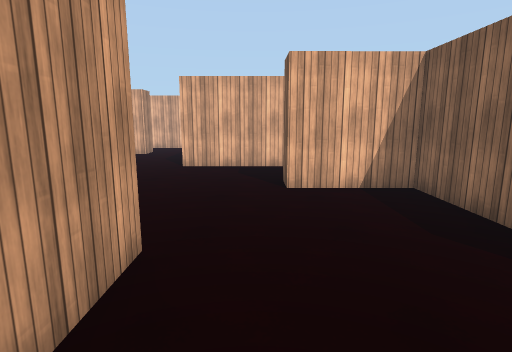
View 1 (above)

23 first-person views from a walk through a 3-D level made in the Unity game engine. The camera is 1.5 m above the floor, tilts 10° down and sees 80° across. The floor is counted in squares, 1 m on a side. Each view is taken from the middle of a square. On the plan, view 1 faces up. The plan holds only what a view shows up to about 15 squares ahead; the rest is blank. The player is left out. Surface patterns are stand-ins for the level's own textures.

View 2
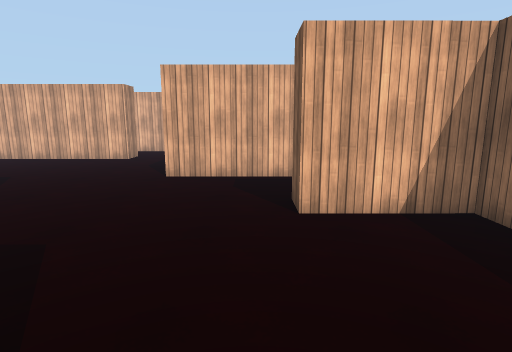

View 3
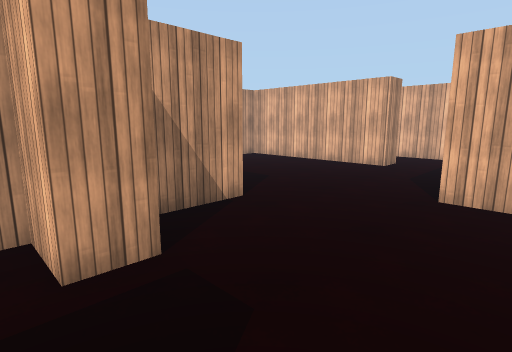

View 4
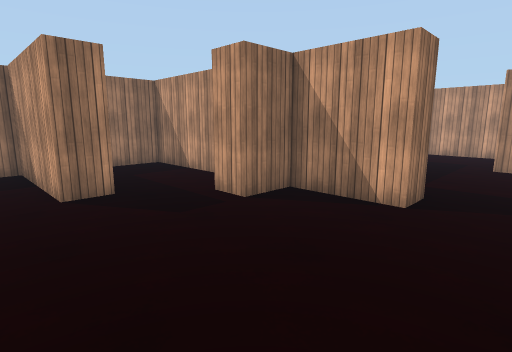

View 5
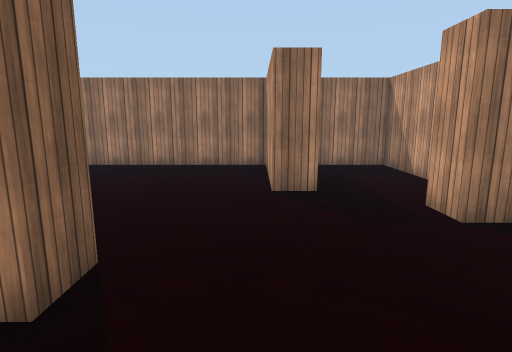

View 6
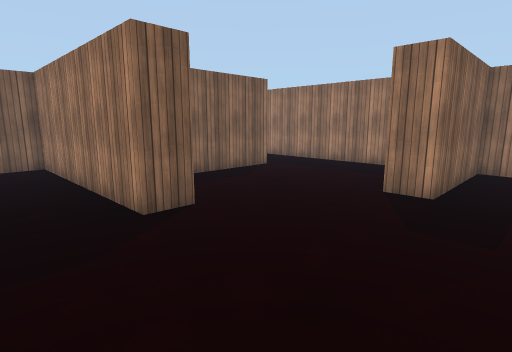

View 7
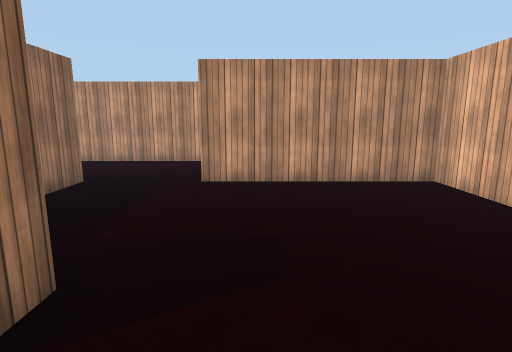

View 8
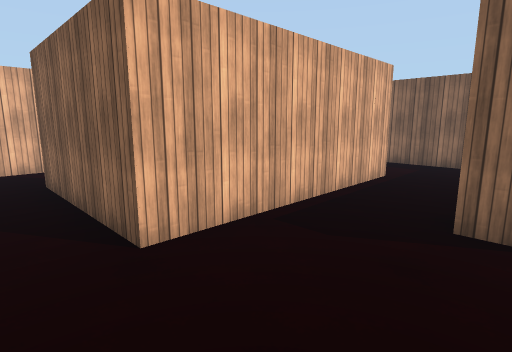

View 9
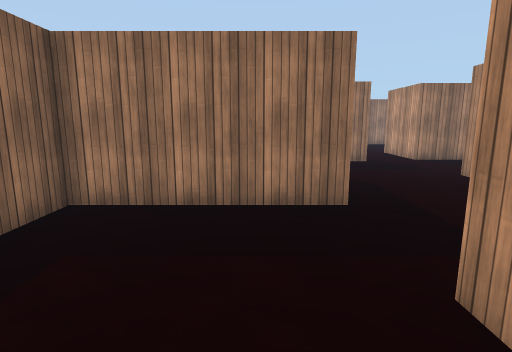

View 10
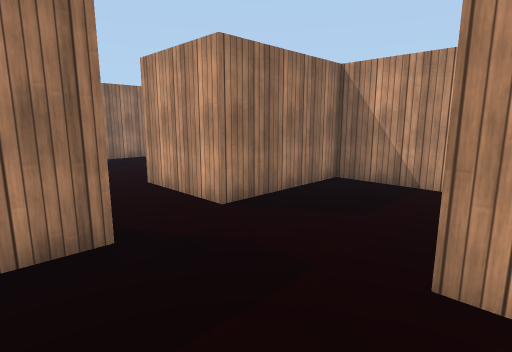

View 11
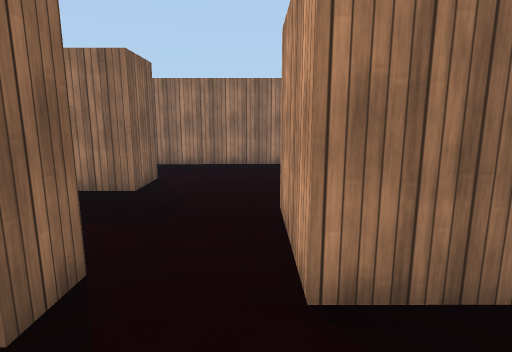

View 12
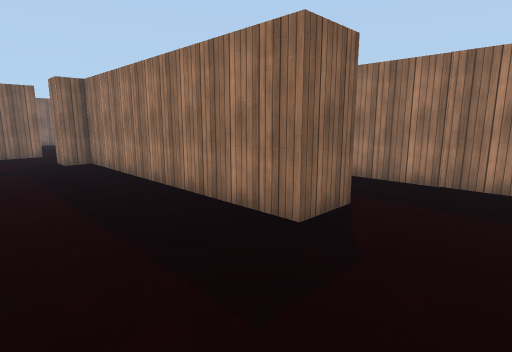

View 13
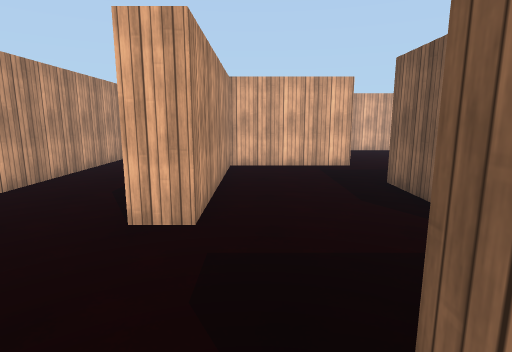

View 14
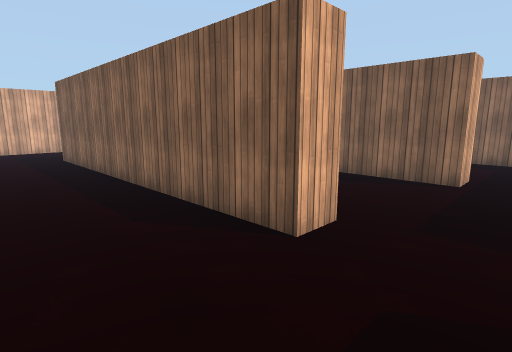

View 15
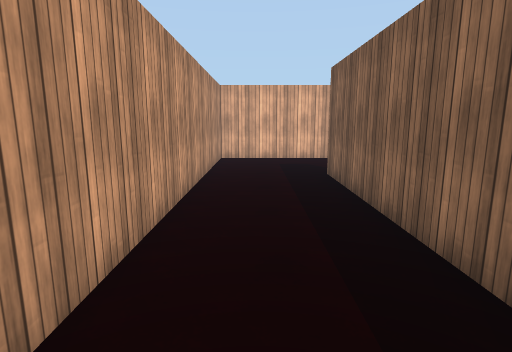

View 16
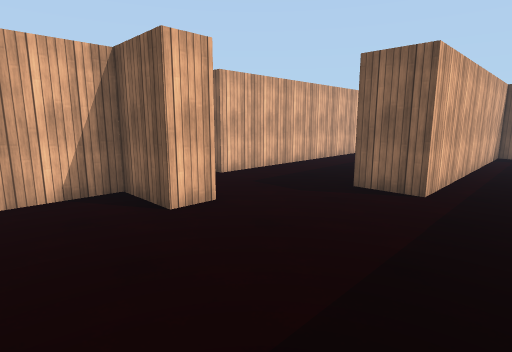

View 17
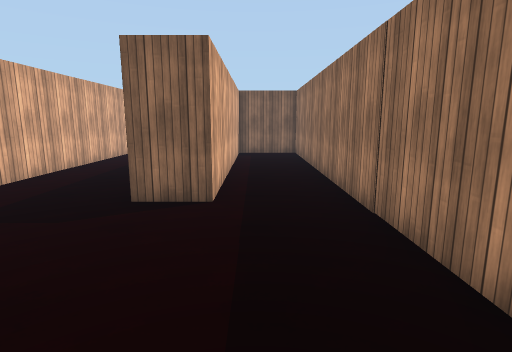

View 18
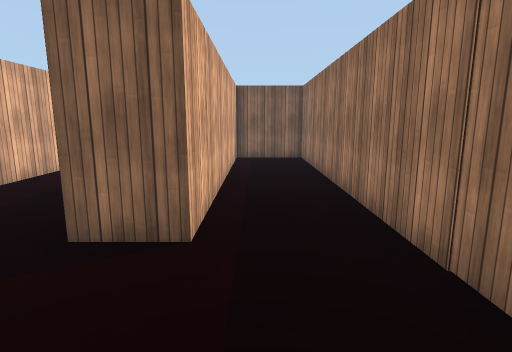

View 19
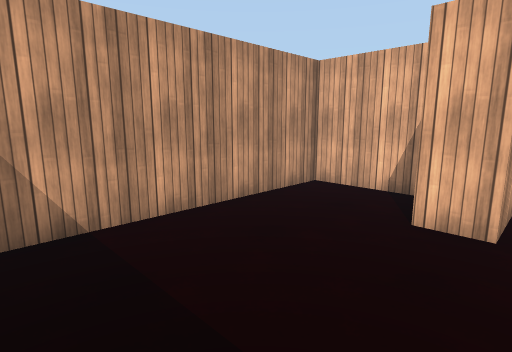

View 20
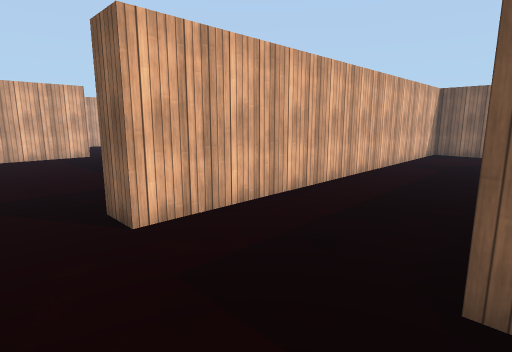

View 21
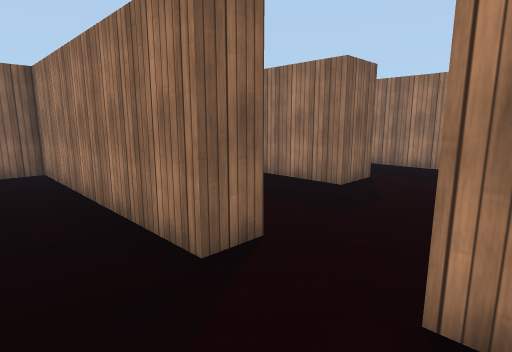

View 22
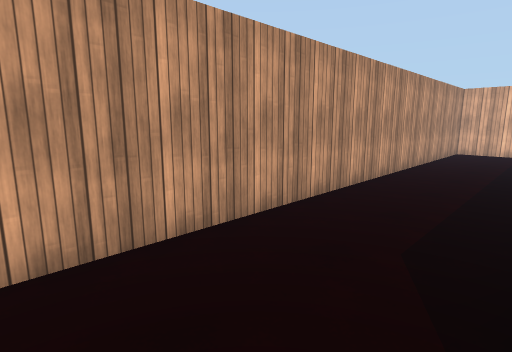

View 23
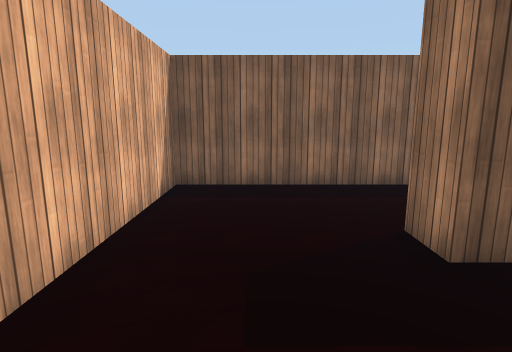

### Floor plan
Points are (right, up) in squares from view 1. A wall is a line through its corners. A room is listed if a view was taken in it or the views show most of it. See-through windows are left out.
Room 1 (views 1, 2, 3, 4, 5, 6, 7, 8, 9, 10, 11, 12, 13)
walls: (-6.6, 8.2) (-5.6, 8.2) (-5.6, 5.6) (-4.1, 5.6) (-4.1, 4.6) (-5.6, 4.6); (-5.6, 2.8) (-5.6, -0.8) (-2.4, -0.8) (-2.4, 3.4) (-1.3, 3.4) (-1.3, -0.8) (6.1, -0.8); (-5.3, 15.6) (-5.3, 14.6) (-11.7, 14.6) (-11.7, 8.6) (-15.9, 8.6) (-15.9, 2.3); (-10.6, 1.6) (-11.7, 1.6) (-11.7, 5.6) (-6.6, 5.6) (-6.6, 7); (4.8, 10.4) (-2.5, 10.4) (-2.5, 15.5); (-2, 18) (-6.2, 18); (3.7, 1.8) (3.7, 6.9) (0.7, 6.9) (0.7, 7.9) (7.7, 7.9) (7.7, 11.8); (-14.3, -1.8) (-14.3, -0.8) (-10.6, -0.8); (-16.4, -1.3) (-16.4, -2.5)
ways out: opening at (-17, 0.5) to room 2; opening at (-15.5, -1.5) to room 3; opening at (-11.5, 0.5) to room 4; opening at (-2, 16.5); opening at (4.5, 0.5)
Room 2 (views 14, 15, 21, 22, 23)
walls: (-12.7, 12.2) (-12.7, 18) (-20.5, 18) (-20.5, -1.3) (-16.4, -1.3); (-15.9, 2.3) (-16.9, 2.3) (-16.9, 13.9) (-15.9, 13.9)
ways out: opening at (-17, 0.5) to room 1
Room 3 (views 16, 17, 18, 19, 20)
walls: (-16.4, -2.5) (-16.4, -4.3) (-17.4, -4.3) (-17.4, -2.3) (-20.5, -2.3) (-20.5, -8.8); (-19.1, -10) (-3.9, -10) (-3.9, -7.2) (-13.3, -7.2) (-13.3, -5.6) (-3.9, -5.6) (-3.9, -4.7) (-2.8, -4.7); (-0.1, -4.9) (-0.1, -1.8) (-14.3, -1.8)
ways out: opening at (-15.5, -1.5) to room 1; opening at (-1.5, -5)
Room 4 (no view inside)
walls: (-10.6, -0.8) (-6.6, -0.8) (-6.6, 2.4)
ways out: opening at (-11.5, 0.5) to room 1

Positions as (right, up) in squares from view 1, and headings:
1: (0, 0), facing up
2: (0, 2), facing up
3: (-1, 4), facing up-left
4: (0, 10), facing down-left
5: (-1, 10), facing down
6: (-4, 10), facing down-right
7: (-4, 10), facing left
8: (-4, 7), facing up-right
9: (-10, 11), facing down
10: (-13, 3), facing down-left
11: (-16, 1), facing down
12: (-16, -2), facing down-right
13: (-15, -2), facing up
14: (-20, 0), facing up-right
15: (-19, 5), facing up
16: (-20, -9), facing up-right
17: (-19, -8), facing right
18: (-17, -8), facing right
19: (-16, -9), facing up-left
20: (-16, -6), facing up-right
21: (-17, 1), facing down-right
22: (-17, 1), facing up-left
23: (-20, 16), facing right
